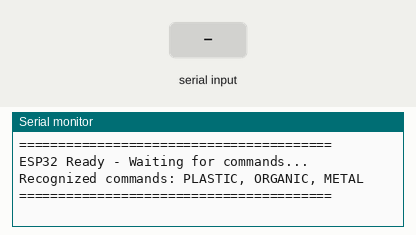
Recording of a sketch running on a simulated ESP32. Shown: the last lines printed to the serial monitor. The inputs (shaded band) are chosen by the test bench.

Above: at 2.2 s.
2.3 s: "PLASTIC\n" received over Serial
At 3.5 s:
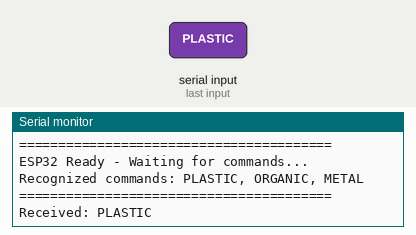
3.8 s: "ORGANIC\n" received over Serial
At 4.7 s:
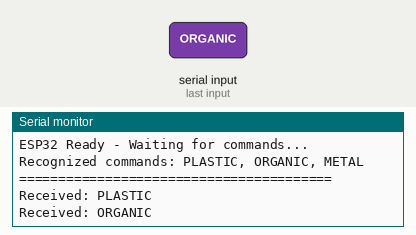
5.3 s: "METAL\n" received over Serial
At 5.9 s:
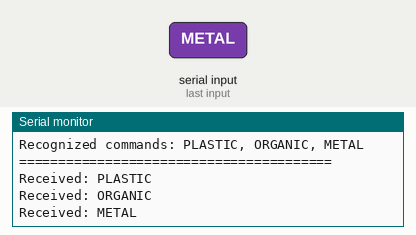
6.8 s: "1\n" received over Serial
At 8.2 s:
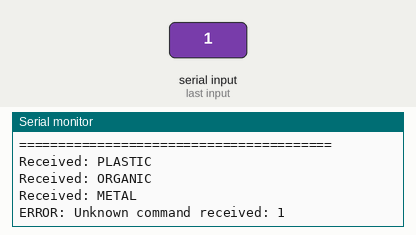

Measured:
- after the input at 2.3 s, the serial monitor: prints a new line at once (image 1)
- after the input at 3.8 s, the serial monitor: prints a new line at once (image 2)
- after the input at 5.3 s, the serial monitor: prints a new line at once (image 3)
- after the input at 6.8 s, the serial monitor: prints a new line at once (image 4)

The sketch:

esp32_receiver.ino
```cpp
/*
  Phase 6 - ESP32 Serial Receiver
  ================================

  Receives waste category commands sent from the Python application
  over USB serial and prints confirmation to the Serial Monitor.

  Recognized commands:
    PLASTIC
    ORGANIC
    METAL

  This phase ONLY proves the communication link:

      Laptop Python Program
              |
          USB Cable
              |
            ESP32
              |
      Correct category received

  IMPORTANT: This sketch does NOT control any servo motors, water pumps,
  or sensors. It only reads and prints the received category.
*/

// Must match BAUD_RATE in python_sender.py
const long BAUD_RATE = 115200;

// Buffer for building up the incoming command
String inputBuffer = "";

void setup() {
  // Start serial communication with the same baud rate as Python
  Serial.begin(BAUD_RATE);

  // Wait a moment for the serial connection to stabilize
  delay(1000);

  Serial.println("========================================");
  Serial.println("ESP32 Ready - Waiting for commands...");
  Serial.println("Recognized commands: PLASTIC, ORGANIC, METAL");
  Serial.println("========================================");
}

void loop() {
  // Read incoming serial data one character at a time
  while (Serial.available() > 0) {
    char incomingChar = Serial.read();

    if (incomingChar == '\n') {
      // Complete command received, process it
      processCommand(inputBuffer);
      inputBuffer = "";
    } else if (incomingChar != '\r') {
      // Ignore carriage return, build up the command otherwise
      inputBuffer += incomingChar;
    }
  }
}

void processCommand(String command) {
  // Trim any stray whitespace and normalize to uppercase
  command.trim();
  command.toUpperCase();

  if (command.length() == 0) {
    // Ignore empty lines
    return;
  }

  if (command == "PLASTIC") {
    Serial.println("Received: PLASTIC");
  } else if (command == "ORGANIC") {
    Serial.println("Received: ORGANIC");
  } else if (command == "METAL") {
    Serial.println("Received: METAL");
  } else {
    Serial.print("ERROR: Unknown command received: ");
    Serial.println(command);
  }
}
```
